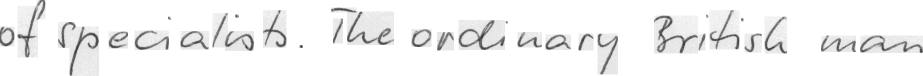
#> input picture img.png, 1846 x 151 px (shown at 1/2 size)
$ python -i preproc.py   (imports and definitions only)   (older library calls are emulated)
#> lines starting #> are read from the running program, lines starting #| are printed output that depends on the picture; after the words box and inside, x2 and y2 are one past the last pixel; in counts of white or black regions, pixels touching at a corner belong together
#> further down, picture is the input picture: shape (151, 1846); min 41, max 255, mean 241.5
"""
Data preproc functions:
    adjust_to_see: adjust image to better visualize (rotate and transpose)
    augmentation: apply variations to a list of images
    normalization: apply normalization and variations on images (if required)
    preprocess: main function for preprocess.
        Make the image:
            illumination_compensation: apply illumination regularitation
            remove_cursive_style: remove cursive style from image (if necessary)
            sauvola: apply sauvola binarization
    text_standardize: preprocess and standardize sentence
    generate_multigrams: generate n-grams of the sentence
"""

import re
import cv2
import html
import string
import numpy as np
import numba as nb


# [68 lines left out: functions adjust_to_see, augmentation, normalization, not called in this run]


"""
Preprocess metodology based in:
    H. Scheidl, S. Fiel and R. Sablatnig,
    Word Beam Search: A Connectionist Temporal Classification Decoding Algorithm, in
    16th International Conference on Frontiers in Handwriting Recognition, pp. 256-258, 2018.
"""


# [39 lines left out: function preprocess, not called in this run]


"""
Illumination Compensation based in:
    K.-N. Chen, C.-H. Chen, C.-C. Chang,
    Efficient illumination compensation techniques for text images, in
    Digital Signal Processing, 22(5), pp. 726-733, 2012.
"""


def illumination_compensation(img):
    """Illumination compensation technique for text image"""

    def scale(img):
        s = np.max(img) - np.min(img)
        res = img / s
        res -= np.min(res)
        res *= 255
        return res

    img = img.astype(np.float32)
    height, width = img.shape
#> height = 151; width = 1846
    sqrt_hw = np.sqrt(height * width)
#> sqrt_hw = 528

    bins = np.arange(0, 300, 10)
    bins[26] = 255
    hp = np.histogram(img, bins)
    for i in range(len(hp[0])):
        if hp[0][i] > sqrt_hw:
            hr = i * 10
            break
#> this loop made 8 passes
#> hr on pass 8: 70

    np.seterr(divide='ignore', invalid='ignore')
    cei = (img - (hr + 50 * 0.3)) * 2
    cei[cei > 255] = 255
    cei[cei < 0] = 0
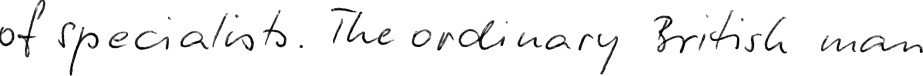
#> cei: shape (151, 1846) float32 (shown at 1/2 size); min 0, max 255, mean 243.2

    m1 = np.asarray([-1, 0, 1, -2, 0, 2, -1, 0, 1]).reshape((3, 3))
    m2 = np.asarray([-2, -1, 0, -1, 0, 1, 0, 1, 2]).reshape((3, 3))
    m3 = np.asarray([-1, -2, -1, 0, 0, 0, 1, 2, 1]).reshape((3, 3))
    m4 = np.asarray([0, 1, 2, -1, 0, 1, -2, -1, 0]).reshape((3, 3))

    eg1 = np.abs(cv2.filter2D(img, -1, m1))
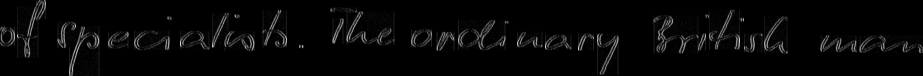
#> eg1: shape (151, 1846) float32 (shown at 1/2 size); min 0, max 740, mean 21.4; drawn with min black and max white
    eg2 = np.abs(cv2.filter2D(img, -1, m2))
    eg3 = np.abs(cv2.filter2D(img, -1, m3))
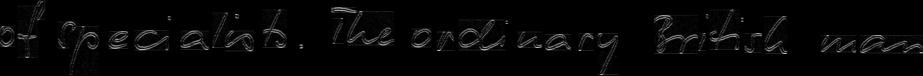
#> eg3: shape (151, 1846) float32 (shown at 1/2 size); min 0, max 785, mean 19.7; drawn with min black and max white
    eg4 = np.abs(cv2.filter2D(img, -1, m4))
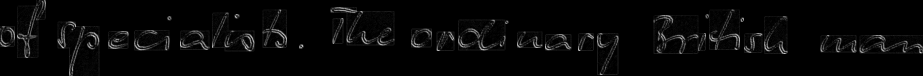
#> eg4: shape (151, 1846) float32 (shown at 1/2 size); min 0, max 671, mean 19.3; drawn with min black and max white

    eg_avg = scale((eg1 + eg2 + eg3 + eg4) / 4)
#> in scale, `s = np.max(img) - np.min(img)`: s = 507.5
#> in scale, `res = img / s`:
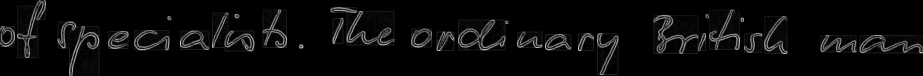
#> res: shape (151, 1846) float32 (shown at 1/2 size); min 0, max 1, mean 0.0423

    h, w = eg_avg.shape
#> h = 151; w = 1846
    eg_bin = np.zeros((h, w))
    eg_bin[eg_avg >= 30] = 255

    h, w = cei.shape
    cei_bin = np.zeros((h, w))
    cei_bin[cei >= 60] = 255

    h, w = eg_bin.shape
    tli = 255 * np.ones((h, w))
    tli[eg_bin == 255] = 0
    tli[cei_bin == 255] = 0

    kernel = np.ones((3, 3), np.uint8)
    erosion = cv2.erode(tli, kernel, iterations=1)
    int_img = np.asarray(cei)

    estimate_light_distribution(width, height, erosion, cei, int_img)

    mean_filter = 1 / 121 * np.ones((11, 11), np.uint8)
    ldi = cv2.filter2D(scale(int_img), -1, mean_filter)
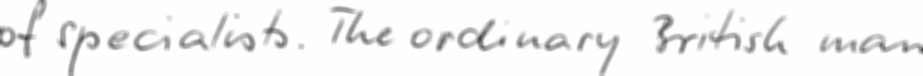
#> ldi: shape (151, 1846) float32 (shown at 1/2 size); min 53.9, max 255, mean 243.2

    result = np.divide(cei, ldi) * 260
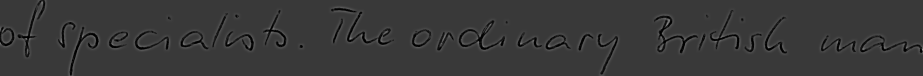
#> result: shape (151, 1846) float32 (shown at 1/2 size); min 0, max 1148, mean 258.5; drawn with min black and max white
    result[erosion != 0] *= 1.5
#> result: shape (151, 1846) float32; under 0.01% of pixels changed, all inside (x1, y1, x2, y2) = (0, 65, 1007, 98)
    result[result < 0] = 0
    result[result > 255] = 255

    return np.asarray(result, dtype=np.uint8)


@nb.jit(nopython=True)
def estimate_light_distribution(width, height, erosion, cei, int_img):
    """Light distribution performed by numba (thanks @Sundrops)"""

    for y in range(width):
        for x in range(height):
            if erosion[x][y] == 0:
                i = x

                while i < erosion.shape[0] and erosion[i][y] == 0:
                    i += 1

                end = i - 1
                n = end - x + 1

                if n <= 30:
                    h, e = [], []

                    for k in range(5):
                        if x - k >= 0:
                            h.append(cei[x - k][y])

                        if end + k < cei.shape[0]:
                            e.append(cei[end + k][y])

                    mpv_h, mpv_e = max(h), max(e)

                    for m in range(n):
                        int_img[x + m][y] = mpv_h + (m + 1) * ((mpv_e - mpv_h) / n)

                x = end
                break


"""
Deslating image process based in,
    A. Vinciarelli and J. Luettin,
    A New Normalization Technique for Cursive Handwritten Wrods, in
    Pattern Recognition, 22, 2001.
"""


# [35 lines left out: function remove_cursive_style, not called in this run]


"""
Sauvola binarization based in,
    J. Sauvola, T. Seppanen, S. Haapakoski, M. Pietikainen,
    Adaptive Document Binarization, in IEEE Computer Society Washington, 1997.
"""


# [24 lines left out: function sauvola, not called in this run]


"""
DeepSpell based text cleaning process.
    Tal Weiss.
    Deep Spelling.
    Medium: https://machinelearnings.co/deep-spelling-9ffef96a24f6#.2c9pu8nlm
    Github: https://github.com/MajorTal/DeepSpell
"""

RE_DASH_FILTER = re.compile(r'[\-\˗\֊\‐\‑\‒\–\—\⁻\₋\−\﹣\－]', re.UNICODE)
RE_APOSTROPHE_FILTER = re.compile(r'&#39;|[ʼ՚＇‘’‛❛❜ߴߵ`‵´ˊˋ{}{}{}{}{}{}{}{}{}]'.format(
    chr(768), chr(769), chr(832), chr(833), chr(2387),
    chr(5151), chr(5152), chr(65344), chr(8242)), re.UNICODE)
RE_RESERVED_CHAR_FILTER = re.compile(r'[¶¤«»]', re.UNICODE)
RE_LEFT_PARENTH_FILTER = re.compile(r'[\(\[\{\⁽\₍\❨\❪\﹙\（]', re.UNICODE)
RE_RIGHT_PARENTH_FILTER = re.compile(r'[\)\]\}\⁾\₎\❩\❫\﹚\）]', re.UNICODE)
RE_BASIC_CLEANER = re.compile(r'[^\w\s{}]'.format(re.escape(string.punctuation)), re.UNICODE)

LEFT_PUNCTUATION_FILTER = """!%&),.:;<=>?@\\]^_`|}~"""
RIGHT_PUNCTUATION_FILTER = """"(/<=>@[\\^_`{|~"""
NORMALIZE_WHITESPACE_REGEX = re.compile(r'[^\S\n]+', re.UNICODE)


# [60 lines left out: functions text_standardize, generate_multigrams, not called in this run]

>>> import cv2
>>> picture = cv2.imread('img.png', cv2.IMREAD_GRAYSCALE)
>>> result = illumination_compensation(picture)
